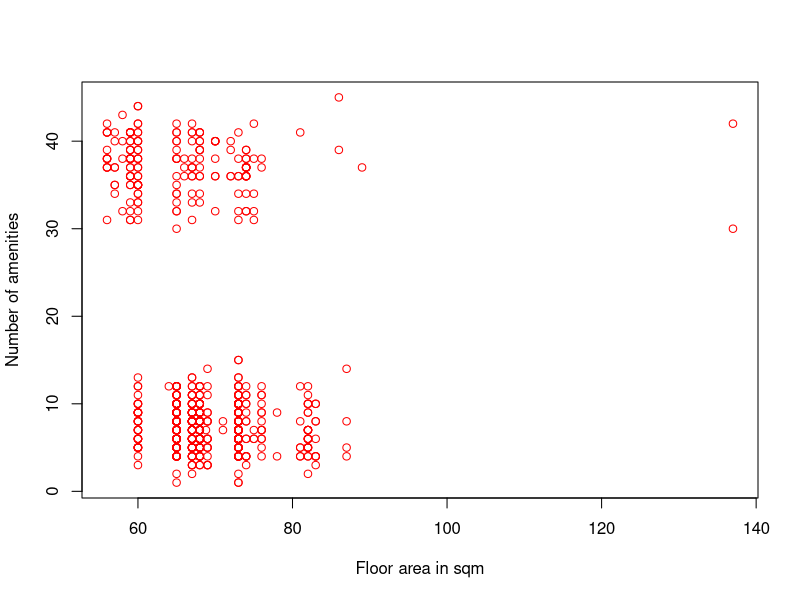
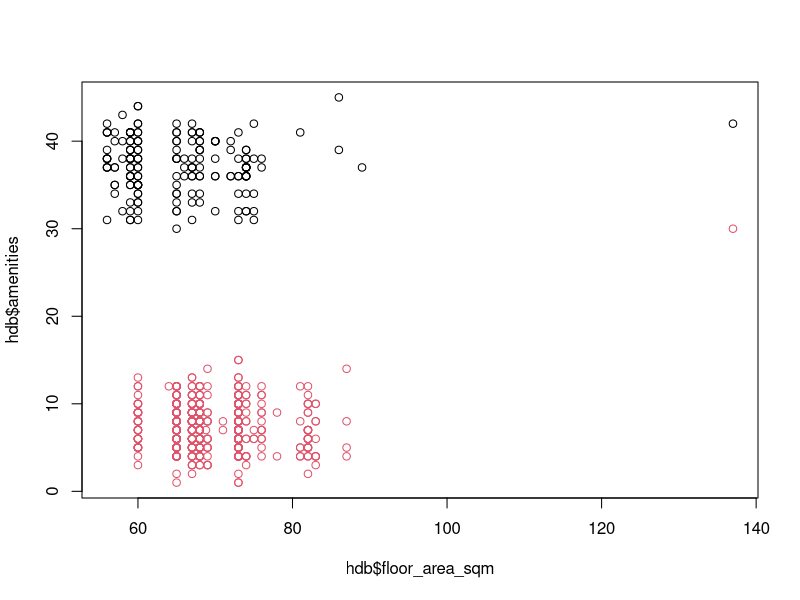
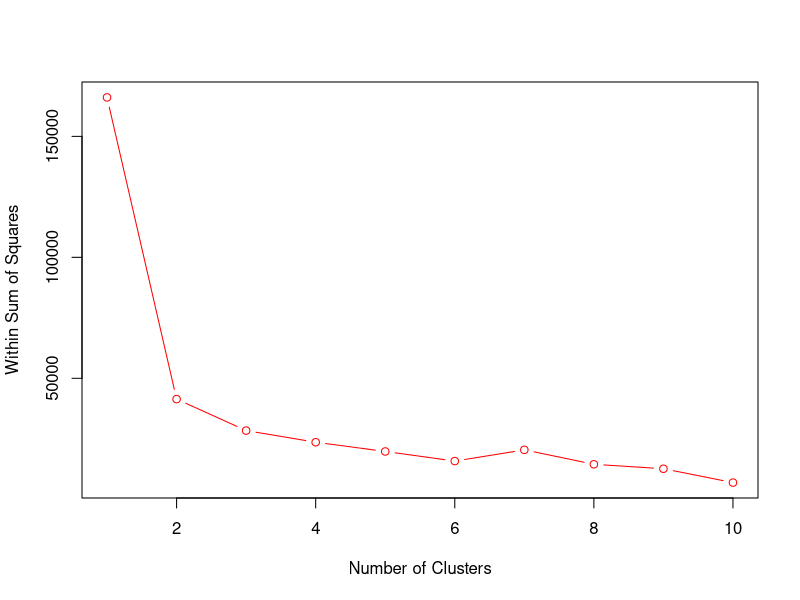
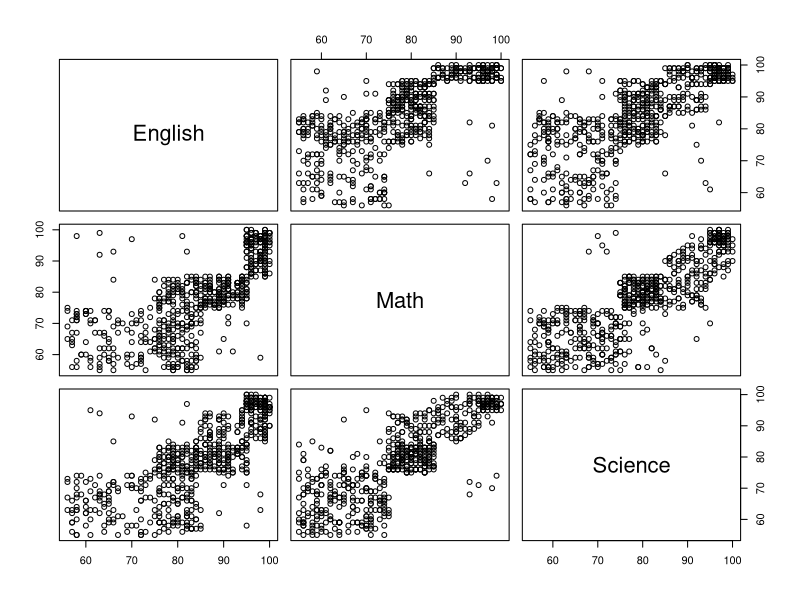
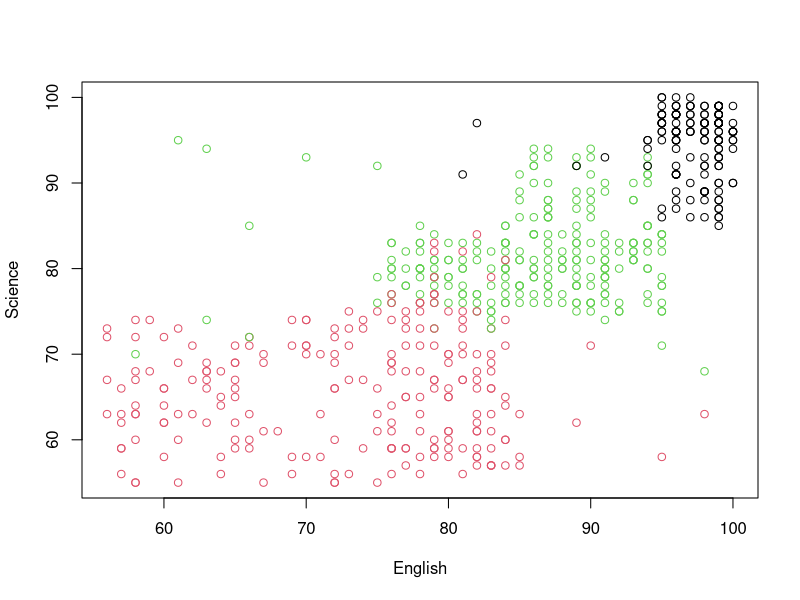
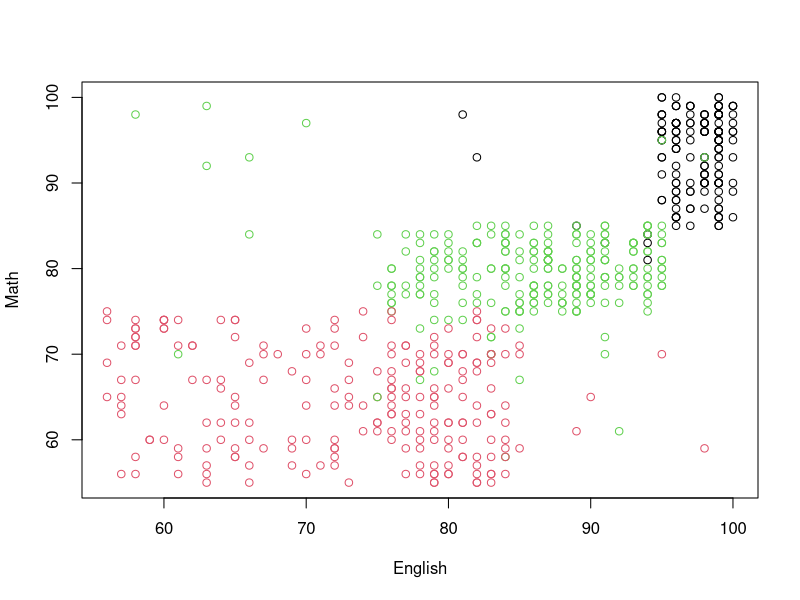
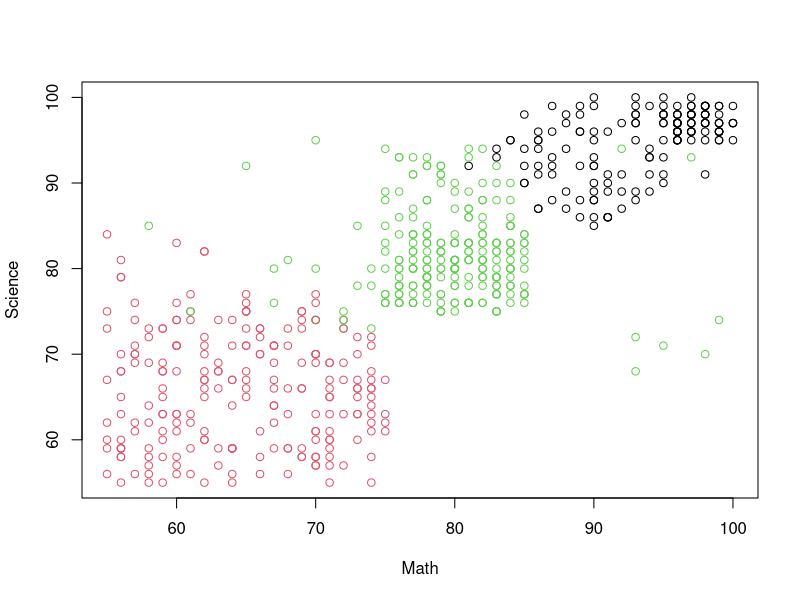
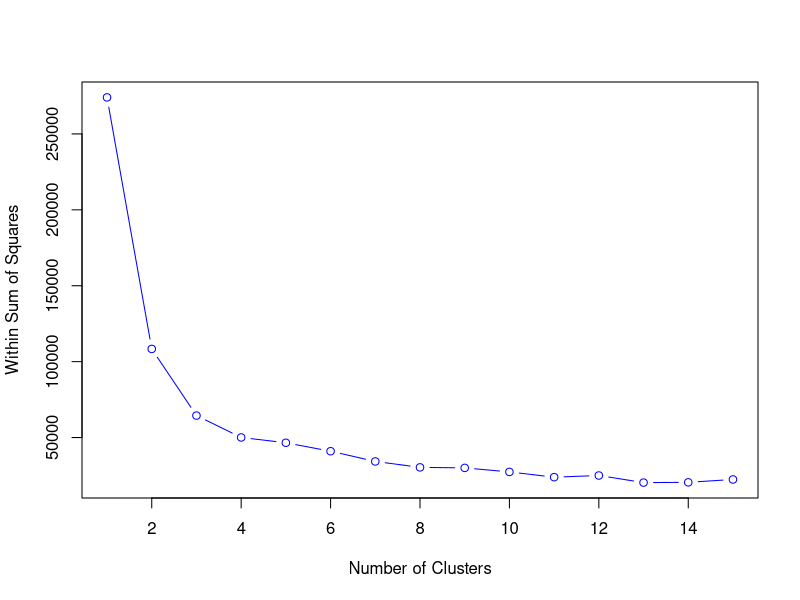

The R source for these figures, in order:

setwd("C:/Data")

# setwd("~/Documents/Data")

###########  HDB FLATS GROUPING

hdb=read.csv("hdbresale_cluster.csv")
head(hdb)
dim(hdb)

table(hdb$flat_type) # ONLY THE "3 ROOM" TYPE IN THIS DATASET

set.seed(1)


plot(x=hdb$floor_area_sqm, y=hdb$amenities,
     xlab="Floor area in sqm", ylab="Number of amenities", col="red")



kout <- kmeans(hdb[ , c("floor_area_sqm","amenities")],centers=2) 
# only takes 2 columns: floor area and amenities
# centers = 2 means we want to separate all the flats into 2 groups/clusters

plot(hdb$floor_area_sqm, 
     hdb$amenities, 
     col=kout$cluster)


kout$cluster # A vector of integers (from 1:k) indicating the cluster to which each point is allocated.

kout$centers # A matrix of cluster centres.

kout$size # The number of points in each cluster.

kout$withinss # Vector of SS_k, one value per cluster


kout$tot.withinss # Total within-cluster sum of squares = WSS


# PLOT TO SEE HOW WSS CHANGES WHEN K CHANGES

K = 10 # WE'LL TRY WITH k = 1, ...10.

wss <- numeric(K)

for (k in 1:K) { 
   wss[k] <- sum(kmeans(hdb[,c("floor_area_sqm","amenities")],centers=k)$withinss )
   # wss[k] <- kmeans(hdb[,c("floor_area_sqm","amenities")],centers=k)$tot.withinss
}

plot(1:K, wss, col = "red", type="b", xlab="Number of Clusters",  ylab="Within Sum of Squares")



###




################## GRADE GROUPING

set.seed(1)
grade = read.csv("grades_km_input.csv")
head(grade)

attach(grade)

# VISUALIZE DATA SET BY FEATURES:
plot(grade[,2:4])
# PROPOSE: MIGHT BE 3 OR 4 GROUPS (first thought)


kout <- kmeans(grade[,c("English","Math","Science")],centers=3)



plot(English, Science, col=kout$cluster)
plot(English, Math, col=kout$cluster)
plot(Math, Science, col=kout$cluster)

kout$withinss

# PLOT WSS vs K TO PICK OPTIMAL K:

K = 15 
wss <- numeric(K)

for (k in 1:K) { 
   wss[k] <- sum(kmeans(grade[,c("English","Math","Science")], centers=k)$withinss)
}


plot(1:K, wss, col = "blue", type="b", xlab="Number of Clusters",  ylab="Within Sum of Squares")

# comments:

# WSS is greatly reduced when $k$ increases from 1 to 2. 
# Another substantial reduction in WSS occurs at $k = 3$.

# However, the improvement in WSS is fairly linear for $k > 3$.
# Therefore, the $k$-means analysis will be conducted for $k = 3$.

# The process of identifying the appropriate value of k is
# referred to as finding the ``elbow'' of the WSS curve


### with k= 4


kout <- kmeans(grade[,c("English","Math","Science")],centers=4)

plot(English, Science, col=kout$cluster)
plot(English, Math, col=kout$cluster)
plot(Math, Science, col=kout$cluster)

kout$withinss




# NOTE: IT IS USUALLY RECOMMENDED TO STANDARDIZE THE NUMERIC FEATURES BEFORE APPLYING THE ALGORITHM
# THIS IS BECAUSE THE ALGORITHM USES THE EUCLIDEAN DISTANCE BETWEEN POINTS

